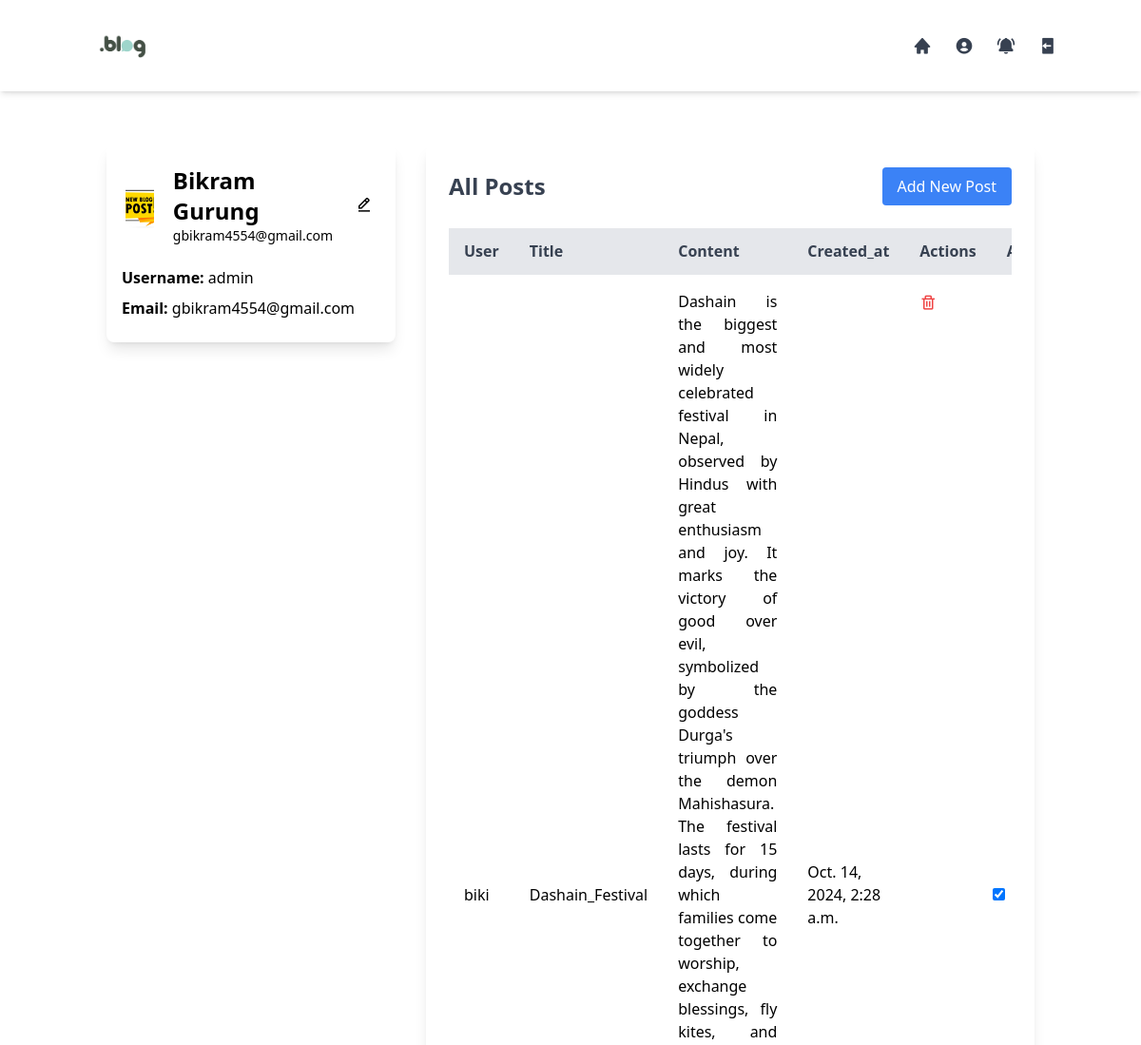
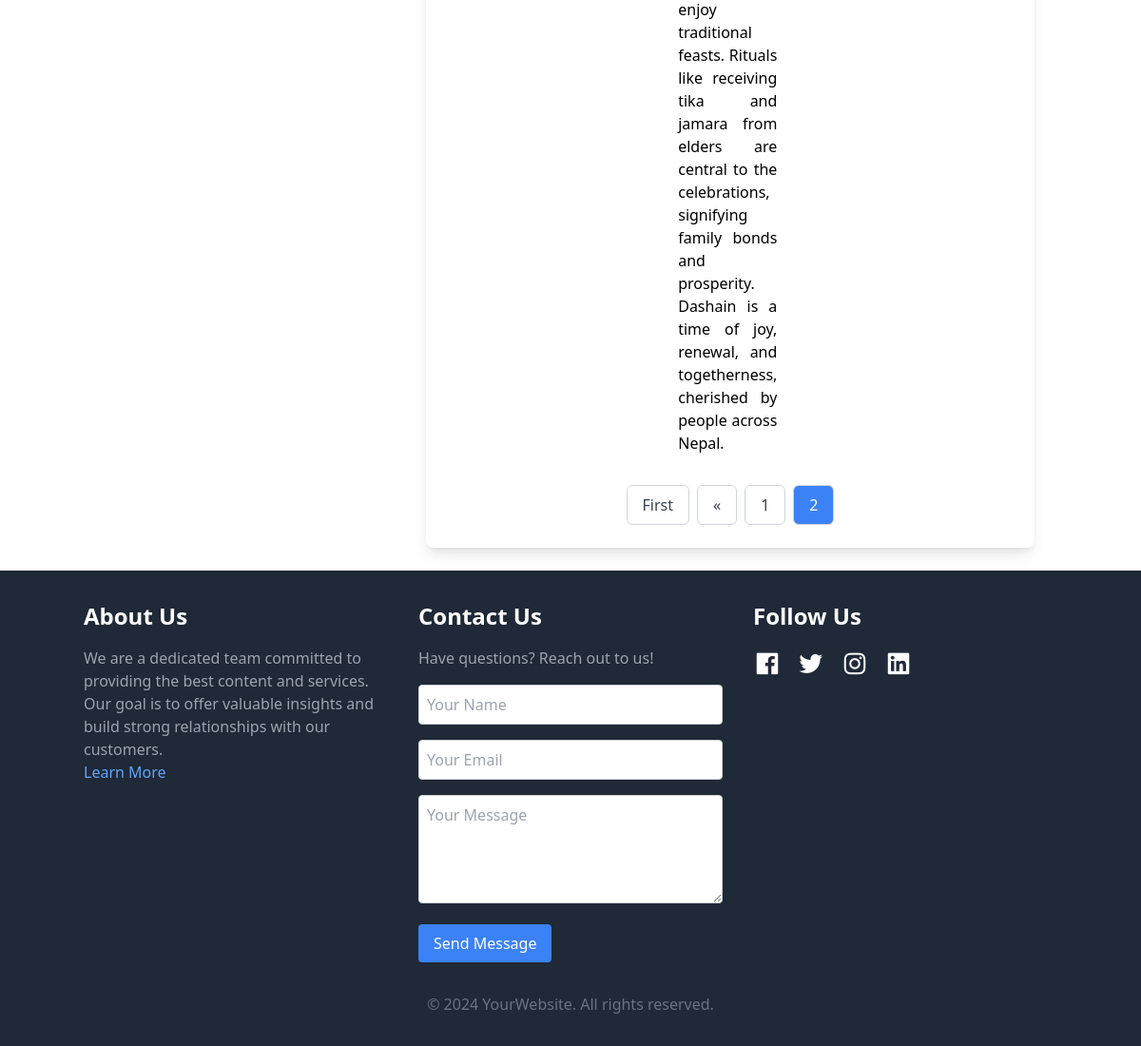
/profile/?page=2 (signed in), run on the app's committed database (2 pictures, top to bottom).
### blog/models.py (models this page shows, shortened)
class Post(models.Model):
    user = models.ForeignKey(User, on_delete=models.CASCADE)
    title = models.CharField(max_length=255)
    content = models.TextField()
    created_at = models.DateTimeField(auto_now_add=True)
    updated_at = models.DateTimeField(auto_now=True)
    is_approved = models.BooleanField(default=False)

### blog/views.py (the view)
# urls.py: path('profile/', views.profile, name="profile"),
@login_required
def profile(request):
    if request.user.is_superuser:
        post = Post.objects.all().order_by('-created_at')
    else:
        post = Post.objects.filter(user=request.user).order_by('-created_at')
    if request.user.is_authenticated:
        new_notifications_count = Notification.objects.filter(user=request.user, is_read=False).count()
    else:
        new_notifications_count = 0
    paginator = Paginator(post, 2)
    page_number = request.GET.get('page')
    page_obj = paginator.get_page(page_number)
    content = {
        'page_obj':page_obj,
        'new_notifications_count':new_notifications_count,
    }
    return render(request, 'blog/profile.html', content)

### blog/templates/blog/profile.html (shortened to what this page needs)
{% extends "./index.html" %}
{% load static %}
{% block Profile %}
<div class="container mx-auto mt-32 p-6 grid grid-cols-1 lg:grid-cols-3 gap-8">
    <div id="profileCard" class="w-full max-w-sm bg-white text-black rounded-lg shadow-lg p-4 transition-all duration-300 ease-in-out overflow-hidden h-52">
        <div class="flex items-center space-x-4">
            <div class="w-24 h-24 bg-gray-200 rounded-full overflow-hidden border-4 border-white">
                <img src="{% static './images/post1.jpg' %}" alt="Profile Picture" class="w-full h-full object-cover">
            </div>
            <div>
                <h2 class="text-2xl font-bold">{{ user.first_name }} {{ user.last_name }}</h2>
                <p class="text-sm">{{ user.email }}</p>
            </div>
            <button id="editProfileBtn" class="text-black p-2 hover:bg-opacity-75 text-xl md:text-lg">
                <i class="bx bx-edit-alt"></i>
            </button>
        </div>
        <div id="profileInfo" class="mt-4 space-y-2">
            <p><span class="font-semibold">Username:</span> {{ user.username }}</p>
            <p><span class="font-semibold">Email:</span> {{ user.email }}</p>
        </div>
    </div>
 <div class="col-span-1 lg:col-span-2 bg-white rounded-lg shadow-lg p-6">
    <div class="flex justify-between items-center mb-6">
      {% if request.user.is_superuser %}
      <h2 class="text-2xl font-bold text-gray-700">All Posts</h2>
      {% else %}
      <h2 class="text-2xl font-bold text-gray-700">Your Posts</h2>
      {% endif %}
      <button id="addPostBtn" class="bg-blue-500 text-white px-4 py-2 rounded hover:bg-blue-600">Add New Post</button>
    </div>
    <div class="overflow-x-auto">
      {% if page_obj %}
      <table class="table-auto w-full text-left">
        <thead>
          <tr class="bg-gray-200 text-gray-700">
            {% if user.is_superuser %}
            <th class="py-3 px-4">User</th>
            {% endif %}
            <th class="py-3 px-4">Title</th>
            <th class="py-3 px-4">Content</th>
            <th class="py-3 px-4">Created_at</th>
            <th class="py-3 px-4">Actions</th>
            {% if user.is_superuser %}
            <th class="py-3 px-4">Approve</th>
            {% endif %}
          </tr>
        </thead>
        <tbody>
          {% for post in page_obj %}
          <tr class="border-t">
            {% if user.is_superuser %}
            <td class="py-4 px-4">{{ post.user }}</td>
            {% endif %}
            {% if not user.is_superuser and not post.is_approved %}
            <td class="py-4 px-4">{{ post.title }}</td>
            <td class="py-4 px-4 text-justify text-yellow-500 font-bold">Pending Approval</td>
            {% else %}
            <td class="py-4 px-4">{{ post.title }}</td>
            <td class="py-4 px-4 text-justify">{{ post.content }}</td>
            {% endif %}
            <td class="py-4 px-4">{{ post.created_at }}</td>
            <td class="py-4 px-4 flex space-x-2">
              <div class="flex items-center space-x-2">
                <a href="{% url 'delete_post' post.id %}" class="text-red-500 hover:underline text-xl md:text-base lg:text-lg items-center">
                  <i class='bx bx-trash'></i>
                </a>
            </div>
            </td>
            {% if user.is_superuser %}
            <td>
              <form action="{% url 'approve_post' post.id %}" method="POST">
                <input type="checkbox" name="is_approve" {% if post.is_approved %}checked{% endif %} onchange="this.form.submit()">
              </form>
            </td>
            {% endif %}
          </tr>
          {% endfor %}
        </tbody>
      </table>
    </div>
<div class="flex justify-center mt-4 space-x-2">
    {% if page_obj.has_previous %}
      <a href="?page=1" class="py-2 px-4 border border-gray-300 rounded-md text-gray-700 bg-white hover:bg-blue-500 hover:text-white transition duration-300">First</a>
      <a href="?page={{ page_obj.previous_page_number }}" class="py-2 px-4 border border-gray-300 rounded-md text-gray-700 bg-white hover:bg-blue-500 hover:text-white transition duration-300">«</a>
    {% endif %}
    {% for i in page_obj.paginator.page_range %}
      {% if i == page_obj.number %}
        <span class="py-2 px-4 border border-gray-300 rounded-md bg-blue-500 text-white">{{ i }}</span>
      {% else %}
        <a href="?page={{ i }}" class="py-2 px-4 border border-gray-300 rounded-md text-gray-700 bg-white hover:bg-blue-500 hover:text-white transition duration-300">{{ i }}</a>
      {% endif %}
    {% endfor %}
  </div>
  {% else %}
      <tr>
        <td colspan="3" class="text-center py-4">No posts found</td>
      </tr>
  {% endif %}
  </div>
</div>
{% endblock %}

### data on the page
Post: user "biki", title "Dashain_Festival", content "Dashain is the biggest and most widely celebrated festival in Nepal, observed by Hindus with great enthusiasm and joy. It marks the victory of good over evil, symbolized by the goddess Durga's triumph over the demon Mahishasura. The festival lasts for 15 days, during which families come together to worship, exchange blessings, fly kites, and enjoy traditional feasts. Rituals like receiving tika and jamara from elders are central to the celebrations, signifying family bonds and prosperity. Dashain is a time of joy, renewal, and togetherness, cherished by people across Nepal.", created_at "Oct. 14, 2024, 2:28 a.m.", is_approved "☑"

### other printed values
{{ user.first_name }} "Bikram"
{{ user.last_name }} "Gurung"
{{ user.email }} "gbikram4554@gmail.com"
{{ user.username }} "admin"
{{ i }} "1"
{{ i }} "2"
